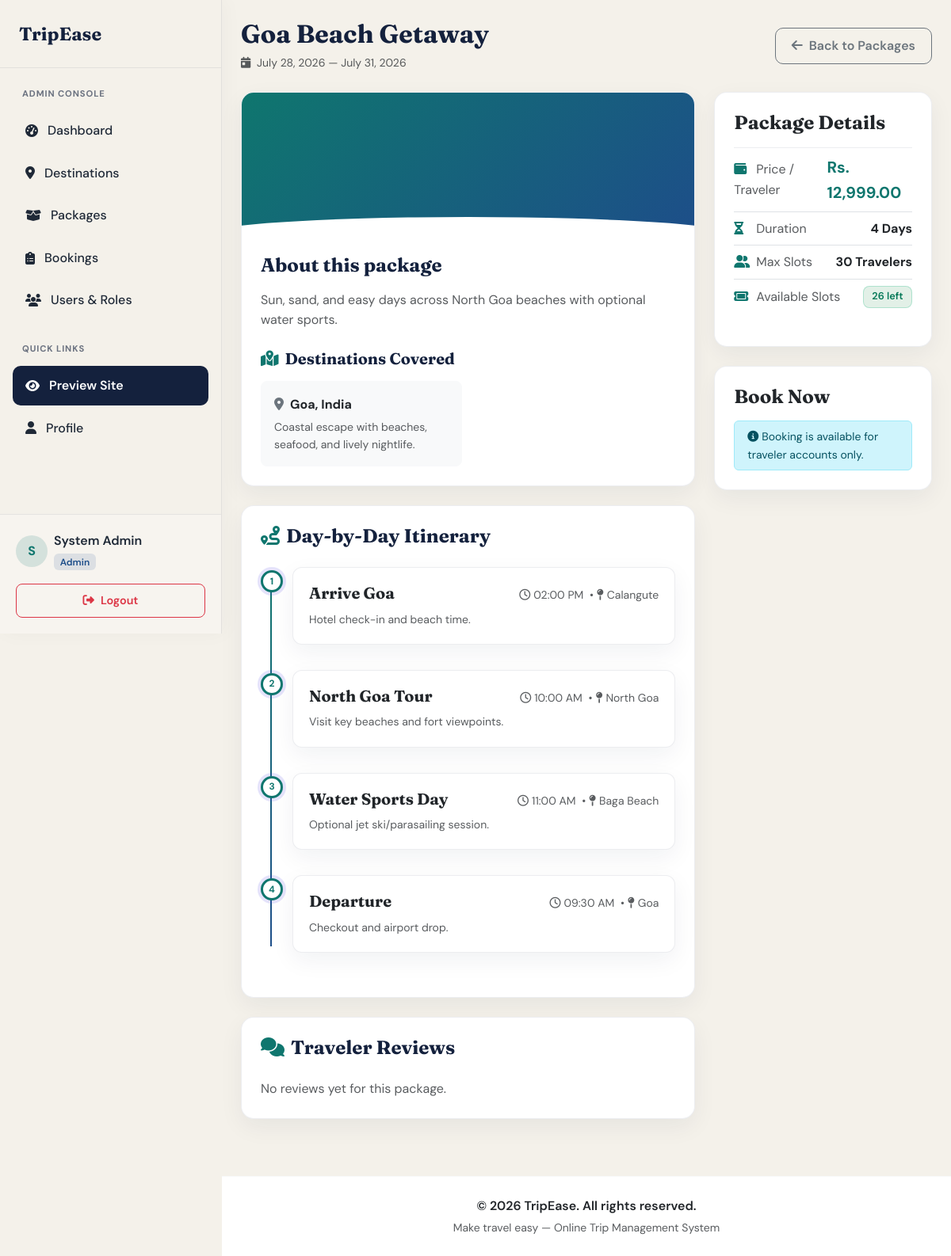
Screenshot of /trips/view.php?id=3 (signed in) with the database file from the repository.
### tables this page shows
CREATE TABLE IF NOT EXISTS packages (
    package_id INT AUTO_INCREMENT PRIMARY KEY,
    title VARCHAR(180) NOT NULL,
    description TEXT NOT NULL,
    price DECIMAL(10,2) NOT NULL DEFAULT 0.00,
    duration_days INT NOT NULL,
    max_participants INT NOT NULL DEFAULT 1,
    available_slots INT NOT NULL DEFAULT 1,
    image VARCHAR(255) NULL,
    inclusions TEXT NULL,
    exclusions TEXT NULL,
    start_date DATE NULL,
    end_date DATE NULL,
    created_by INT NOT NULL,
    status ENUM('active', 'inactive') NOT NULL DEFAULT 'active',
    created_at TIMESTAMP NOT NULL DEFAULT CURRENT_TIMESTAMP,
    updated_at TIMESTAMP NOT NULL DEFAULT CURRENT_TIMESTAMP ON UPDATE CURRENT_TIMESTAMP,
    CONSTRAINT fk_packages_created_by FOREIGN KEY (created_by) REFERENCES users(user_id) ON DELETE RESTRICT
);

CREATE TABLE IF NOT EXISTS destinations (
    destination_id INT AUTO_INCREMENT PRIMARY KEY,
    name VARCHAR(120) NOT NULL,
    country VARCHAR(120) NOT NULL,
    description TEXT NULL,
    image VARCHAR(255) NULL,
    status ENUM('active', 'inactive') NOT NULL DEFAULT 'active',
    created_at TIMESTAMP NOT NULL DEFAULT CURRENT_TIMESTAMP,
    updated_at TIMESTAMP NOT NULL DEFAULT CURRENT_TIMESTAMP ON UPDATE CURRENT_TIMESTAMP
);

CREATE TABLE IF NOT EXISTS itineraries (
    itinerary_id INT AUTO_INCREMENT PRIMARY KEY,
    package_id INT NOT NULL,
    day_number INT NOT NULL,
    activity_title VARCHAR(180) NOT NULL,
    description TEXT NULL,
    activity_time TIME NULL,
    location VARCHAR(180) NULL,
    created_at TIMESTAMP NOT NULL DEFAULT CURRENT_TIMESTAMP,
    updated_at TIMESTAMP NOT NULL DEFAULT CURRENT_TIMESTAMP ON UPDATE CURRENT_TIMESTAMP,
    CONSTRAINT fk_itineraries_package FOREIGN KEY (package_id) REFERENCES packages(package_id) ON DELETE CASCADE
);

### includes/app.php (called while the page is built, shortened)
<?php
function appUrl(string $path = ""): string
{
    $base = rtrim(APP_BASE_PATH, "/");
    return $base . "/" . ltrim($path, "/");
}

### includes/auth.php (called while the page is built, shortened)
<?php
require_once __DIR__ . "/app.php";
function currentUserRole(): string
{
    return $_SESSION["user_role"] ?? "traveler";
}
function isTraveler(): bool
{
    return currentUserRole() === "traveler";
}

### trips/view.php (the view, shortened to what this page needs)
<?php
require_once __DIR__ . "/../includes/auth.php";
require_once __DIR__ . "/../includes/header.php";
$packageId = (int)($_GET["id"] ?? 0);
$packageStmt = $pdo->prepare(
    "SELECT package_id, title, description, price, duration_days, max_participants, available_slots, start_date, end_date, status
     FROM packages
     WHERE package_id = :id"
);
$packageStmt->execute(["id" => $packageId]);
$package = $packageStmt->fetch();
$destinationStmt = $pdo->prepare(
    "SELECT d.destination_id, d.name, d.country, d.description
     FROM package_destinations pd
     INNER JOIN destinations d ON d.destination_id = pd.destination_id
     WHERE pd.package_id = :id AND d.status = 'active'
     ORDER BY d.name ASC"
);
$destinationStmt->execute(["id" => $packageId]);
$destinations = $destinationStmt->fetchAll();
$itineraryStmt = $pdo->prepare(
    "SELECT itinerary_id, day_number, activity_title, description, activity_time, location
     FROM itineraries
     WHERE package_id = :id
     ORDER BY day_number ASC, activity_time ASC, itinerary_id ASC"
);
$itineraryStmt->execute(["id" => $packageId]);
$itineraries = $itineraryStmt->fetchAll();
$reviewsStmt = $pdo->prepare(
    "SELECT r.rating, r.comment, r.review_date, u.name AS reviewer_name
     FROM reviews r
     INNER JOIN users u ON u.user_id = r.user_id
     WHERE r.package_id = :id
     ORDER BY r.review_date DESC"
);
$reviewsStmt->execute(["id" => $packageId]);
$reviews = $reviewsStmt->fetchAll();
?>
<div class="d-flex justify-content-between align-items-center mb-4 flex-wrap gap-2 animate-slide-up">
    <div>
        <h2 class="mb-1 fw-bold"><?= htmlspecialchars($package["title"]) ?></h2>
        <span class="text-muted small">
            <i class="fa-solid fa-calendar-day me-1"></i>
            <?= date("F d, Y", strtotime($package["start_date"])) ?> &mdash; <?= date("F d, Y", strtotime($package["end_date"])) ?>
        </span>
    </div>
    <a class="btn btn-outline-secondary" href="<?= htmlspecialchars(appUrl(PACKAGES_LIST_PATH)) ?>">
        <i class="fa-solid fa-arrow-left me-1"></i> Back to Packages
    </a>
</div>
<div class="row g-4 animate-slide-up">
    <div class="col-lg-8">
        <div class="card card-modern mb-4">
            <div class="card-decor-gradient" style="height: 180px;"></div>
            <div class="card-body p-4">
                <h4 class="fw-bold mb-3">About this package</h4>
                <p class="text-muted fs-6 mb-4" style="white-space: pre-line;"><?= htmlspecialchars($package["description"]) ?></p>
                <h5 class="fw-bold mb-3"><i class="fa-solid fa-map-location-dot text-primary me-2"></i>Destinations Covered</h5>
                <?php if ($destinations): ?>
                    <div class="row g-3">
                        <?php foreach ($destinations as $destination): ?>
                            <div class="col-md-6">
                                <div class="p-3 bg-light rounded-3 h-100 border border-light">
                                    <div class="fw-bold text-dark"><i class="fa-solid fa-location-dot text-secondary me-2"></i><?= htmlspecialchars($destination["name"]) ?>, <?= htmlspecialchars($destination["country"]) ?></div>
                                    <div class="small text-muted mt-1"><?= htmlspecialchars((string)($destination["description"] ?? "")) ?></div>
                                </div>
                            </div>
                        <?php endforeach; ?>
                    </div>
                <?php else: ?>
                    <p class="text-muted mb-0">No destination details added yet.</p>
                <?php endif; ?>
            </div>
        </div>
        <div class="card card-modern p-4 mb-4">
            <h4 class="fw-bold mb-4"><i class="fa-solid fa-route text-primary me-2"></i>Day-by-Day Itinerary</h4>
            <?php if ($itineraries): ?>
                <div class="timeline">
                    <?php foreach ($itineraries as $item): ?>
                        <div class="timeline-item">
                            <div class="timeline-dot"><?= (int)$item["day_number"] ?></div>
                            <div class="timeline-content">
                                <div class="d-flex justify-content-between align-items-baseline mb-2 flex-wrap">
                                    <h5 class="fw-bold mb-0 text-dark"><?= htmlspecialchars($item["activity_title"]) ?></h5>
                                    <div class="text-muted small">
                                        <?php if (!empty($item["activity_time"])): ?>
                                            <i class="fa-regular fa-clock me-1"></i><?= htmlspecialchars(date("h:i A", strtotime($item["activity_time"]))) ?>
                                        <?php endif; ?>
                                        <?php if (!empty($item["location"])): ?>
                                            <span class="mx-1">&bull;</span><i class="fa-solid fa-map-pin me-1"></i><?= htmlspecialchars($item["location"]) ?>
                                        <?php endif; ?>
                                    </div>
                                </div>
                                <p class="text-muted mb-0 small"><?= htmlspecialchars((string)($item["description"] ?? "")) ?></p>
                            </div>
                        </div>
                    <?php endforeach; ?>
                </div>
            <?php else: ?>
                <p class="text-muted mb-0">No itinerary has been published for this package yet.</p>
            <?php endif; ?>
        </div>
        <div class="card card-modern p-4 mb-4">
            <div class="d-flex justify-content-between align-items-center mb-4 flex-wrap gap-2">
                <h4 class="fw-bold mb-0"><i class="fa-solid fa-comments text-primary me-2"></i>Traveler Reviews</h4>
            </div>
            <?php if ($reviews): ?>
                <?php foreach ($reviews as $review): ?>
                    <div class="review-bubble">
                        <div class="d-flex justify-content-between align-items-center mb-2 flex-wrap">
                            <div class="fw-bold text-dark">
                                <i class="fa-solid fa-user-circle text-secondary me-2"></i><?= htmlspecialchars($review["reviewer_name"]) ?>
                            </div>
                            <div class="text-warning">
                                <?php for ($i = 1; $i <= 5; $i++): ?>
                                    <i class="fa-<?= $i <= (int)$review["rating"] ? 'solid' : 'regular' ?> fa-star"></i>
                                <?php endfor; ?>
                            </div>
                        </div>
                        <div class="small text-muted mb-2"><?= date("M d, Y", strtotime($review["review_date"])) ?></div>
                        <p class="mb-0 text-muted small" style="font-style: italic;">"<?= htmlspecialchars((string)($review["comment"] ?? "")) ?>"</p>
                    </div>
                <?php endforeach; ?>
            <?php else: ?>
                <p class="text-muted mb-0">No reviews yet for this package.</p>
            <?php endif; ?>
        </div>
    </div>
    <div class="col-lg-4">
        <div class="card card-modern p-4 mb-4">
            <h4 class="fw-bold mb-3 text-dark">Package Details</h4>
            <ul class="list-group list-group-flush mb-3">
                <li class="list-group-item d-flex justify-content-between align-items-center px-0">
                    <span class="text-muted"><i class="fa-solid fa-wallet text-primary me-2" style="width: 20px;"></i>Price / Traveler</span>
                    <strong class="text-primary fs-5">Rs. <?= number_format((float)$package["price"], 2) ?></strong>
                </li>
                <li class="list-group-item d-flex justify-content-between align-items-center px-0">
                    <span class="text-muted"><i class="fa-solid fa-hourglass-half text-primary me-2" style="width: 20px;"></i>Duration</span>
                    <span class="fw-bold"><?= htmlspecialchars((string)$package["duration_days"]) ?> Days</span>
                </li>
                <li class="list-group-item d-flex justify-content-between align-items-center px-0">
                    <span class="text-muted"><i class="fa-solid fa-user-group text-primary me-2" style="width: 20px;"></i>Max Slots</span>
                    <span class="fw-bold"><?= htmlspecialchars((string)$package["max_participants"]) ?> Travelers</span>
                </li>
                <li class="list-group-item d-flex justify-content-between align-items-center px-0">
                    <span class="text-muted"><i class="fa-solid fa-ticket text-primary me-2" style="width: 20px;"></i>Available Slots</span>
                    <?php
                    $slots = (int)$package["available_slots"];
                    if ($slots > 5): ?>
                        <span class="badge badge-custom badge-confirmed"><?= $slots ?> left</span>
                    <?php elseif ($slots > 0): ?>
                        <span class="badge badge-custom badge-pending">Only <?= $slots ?> left</span>
                    <?php else: ?>
                        <span class="badge badge-custom badge-cancelled">Sold Out</span>
                    <?php endif; ?>
                </li>
            </ul>
        </div>
        <div class="card card-modern p-4">
            <h4 class="fw-bold mb-3 text-dark">Book Now</h4>
            <?php if (!isTraveler()): ?>
                <div class="alert alert-info py-2 small mb-0"><i class="fa-solid fa-info-circle me-1"></i>Booking is available for traveler accounts only.</div>
            <?php elseif ((int)$package["available_slots"] <= 0): ?>
                <div class="alert alert-danger py-2 small mb-0"><i class="fa-solid fa-circle-exclamation me-1"></i>This package is currently sold out.</div>
            <?php endif; ?>
        </div>
    </div>
</div>
<?php require_once __DIR__ . "/../includes/footer.php"; ?>

### assets/css/style.css (style rules this page uses)
:root { --primary: #0f766e; --primary-hover: #0d5f59; --primary-light: rgba(15, 118, 110, 0.12); --secondary: #1d4e89; --accent: #c45c26; --accent-light: rgba(196, 92, 38, 0.12); --success: #15803d; --success-light: rgba(21, 128, 61, 0.12); --danger: #b91c1c; --danger-light: rgba(185, 28, 28, 0.12); --ink: #14213d; --bg-light: #f4f1ea; --bg-panel: #ffffff; --text-main: #1f2937; --text-muted: #6b7280; --card-border: rgba(20, 33, 61, 0.08); --card-shadow: 0 10px 30px rgba(20, 33, 61, 0.06); --card-hover-shadow: 0 18px 40px rgba(20, 33, 61, 0.1); }
body { font-family: 'DM Sans', sans-serif; color: var(--text-main); background-color: var(--bg-light); line-height: 1.6; }
.text-primary { color: var(--primary) !important; }
h1, h2, h3, h4, h5, h6, .navbar-brand { font-family: 'Fraunces', serif; font-weight: 600; color: var(--ink); }
.card-modern { background: #ffffff; border: 1px solid var(--card-border); border-radius: 16px; box-shadow: var(--card-shadow); transition: all 0.3s cubic-bezier(0.4, 0, 0.2, 1); overflow: hidden; }
.card-decor-gradient { height: 140px; background: linear-gradient(135deg, var(--primary) 0%, var(--secondary) 100%); position: relative; }
.card-decor-gradient::after { content: ''; position: absolute; bottom: -1px; left: 0; right: 0; height: 24px; background: #ffffff; clip-path: ellipse(60% 100% at 50% 100%); }
.btn { font-weight: 600; padding: 0.6rem 1.25rem; border-radius: 10px; transition: all 0.2s ease; }
.badge-custom { padding: 0.5em 0.8em; font-weight: 600; border-radius: 8px; font-size: 0.8rem; }
.badge-confirmed { background-color: var(--success-light); color: #047857; border: 1px solid rgba(16, 185, 129, 0.25); }
.timeline { position: relative; padding-left: 2.5rem; margin-bottom: 2rem; }
.timeline::before { content: ''; position: absolute; left: 0.75rem; top: 0.5rem; bottom: 0.5rem; width: 2px; background: linear-gradient(to bottom, var(--primary) 0%, var(--secondary) 100%); }
.timeline-item { position: relative; margin-bottom: 2rem; }
.timeline-item:last-child { margin-bottom: 0; }
.timeline-dot { position: absolute; left: -2.5rem; top: 0.25rem; width: 1.75rem; height: 1.75rem; border-radius: 50%; background: #ffffff; border: 3px solid var(--primary); display: flex; align-items: center; justify-content: center; font-size: 0.75rem; font-weight: 700; color: var(--primary); box-shadow: 0 0 0 4px rgba(79, 70, 229, 0.15); }
.timeline-content { background: #ffffff; border: 1px solid var(--card-border); border-radius: 12px; padding: 1.25rem; box-shadow: var(--card-shadow); }
.animate-slide-up { animation: slideUp 0.6s cubic-bezier(0.16, 1, 0.3, 1) forwards; }

### rows the page displays
packages: title "Goa Beach Getaway", start_date "July 28, 2026", end_date "July 31, 2026", description "Sun, sand, and easy days across North Goa beaches with optional water sports.", price "12,999.00", duration_days "4", max_participants "30", available_slots "26"
destinations: name "Goa", country "India", description "Coastal escape with beaches, seafood, and lively nightlife."
itineraries: day_number "1", activity_title "Arrive Goa", activity_time "02:00 PM", location "Calangute", description "Hotel check-in and beach time."
itineraries: day_number "2", activity_title "North Goa Tour", activity_time "10:00 AM", location "North Goa", description "Visit key beaches and fort viewpoints."
itineraries: day_number "3", activity_title "Water Sports Day", activity_time "11:00 AM", location "Baga Beach", description "Optional jet ski/parasailing session."
itineraries: day_number "4", activity_title "Departure", activity_time "09:30 AM", location "Goa", description "Checkout and airport drop."

### other values shown
substr($_SESSION["user_name"] ?? "U", 0, 1) "S"
$_SESSION["user_name"] "System Admin"
currentUserRole() "Admin"
